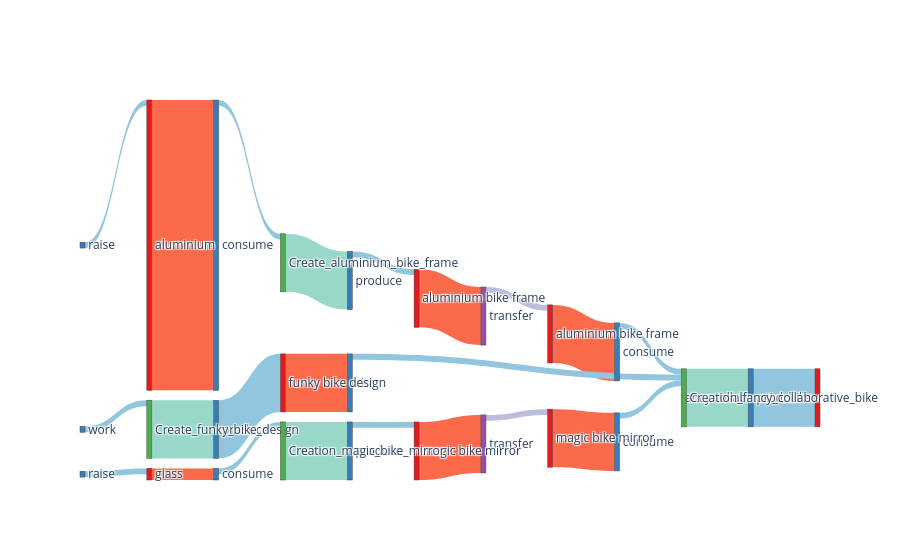

The notebook cell saved with this chart:
### Markdown cell above
### 20.4 Save Trace Data

Save all trace data to JSON files for archival and analysis:
- Frontend trace (user-facing view)
- Backend trace (complete provenance)
- Event sequence (chronological actions)
- DPP structure (Digital Product Passport)

Files are saved to the `traces/` directory.

### Code cell
labels = []
sources = []
targets = []
values = []
color_nodes = []
color_links = []
assigned = {}
vis_dpp(tot_dpp[0], count=0, assigned=assigned, labels=labels, targets=targets, sources=sources, values=values, color_nodes=color_nodes, color_links=color_links)
sources, targets = consol_trace(assigned, sources, targets)
make_sankey(sources, targets, labels, values, color_nodes, color_links)

### Figure 1 — Plotly figure (JSON) as saved in the notebook; plotly's stock layout.template omitted (floating-point values rounded to 4 significant figures)
{"data": [{"link": {"color": ["#92c5de", "#99d8c9", "#92c5de", "#fb6a4a", "#bcbddc", "#fb6a4a", "#92c5de", "#99d8c9", "#92c5de", "#fb6a4a", "#92c5de", "#92c5de", "#fb6a4a", "#92c5de", "#99d8c9", "#92c5de", "#92c5de", "#fb6a4a", "#bcbddc", "#fb6a4a", "#92c5de", "#99d8c9", "#92c5de", "#fb6a4a", "#92c5de"], "source": [1, 2, 3, 4, 5, 6, 7, 8, 9, 10, 11, 12, 13, 14, 15, 16, 17, 18, 19, 20, 21, 22, 23, 24, 25], "target": [0, 1, 2, 3, 4, 5, 6, 7, 8, 9, 10, 2, 12, 13, 14, 15, 2, 17, 18, 19, 20, 21, 22, 23, 24], "value": [1, 1, 0.1, 1, 0.1, 1, 0.1, 1, 0.1, 5, 0.1, 0.1, 1, 1, 1, 0.1, 0.1, 1, 0.1, 1, 0.1, 1, 0.1, 0.2, 0.1]}, "node": {"color": ["#e41a1c", "#377eb8", "#4daf4a", "#377eb8", "#e41a1c", "#984ea3", "#e41a1c", "#377eb8", "#4daf4a", "#377eb8", "#e41a1c", "#377eb8", "#377eb8", "#e41a1c", "#377eb8", "#4daf4a", "#377eb8", "#377eb8", "#e41a1c", "#984ea3", "#e41a1c", "#377eb8", "#4daf4a", "#377eb8", "#e41a1c", "#377eb8"], "label": ["fancy collaborative bike", "produce", "Creation_fancy_collaborative_bike", "consume", "aluminium bike frame", "transfer", "aluminium bike frame", "produce", "Create_aluminium_bike_frame", "consume", "aluminium", "raise", "cite", "funky bike design", "produce", "Create_funky_bike_design", "work", "consume", "magic bike mirror", "transfer", "magic bike mirror", "produce", "Creation_magic_bike_mirror", "consume", "glass", "raise"], "pad": 10, "thickness": 5}, "type": "sankey"}], "layout": {}}
